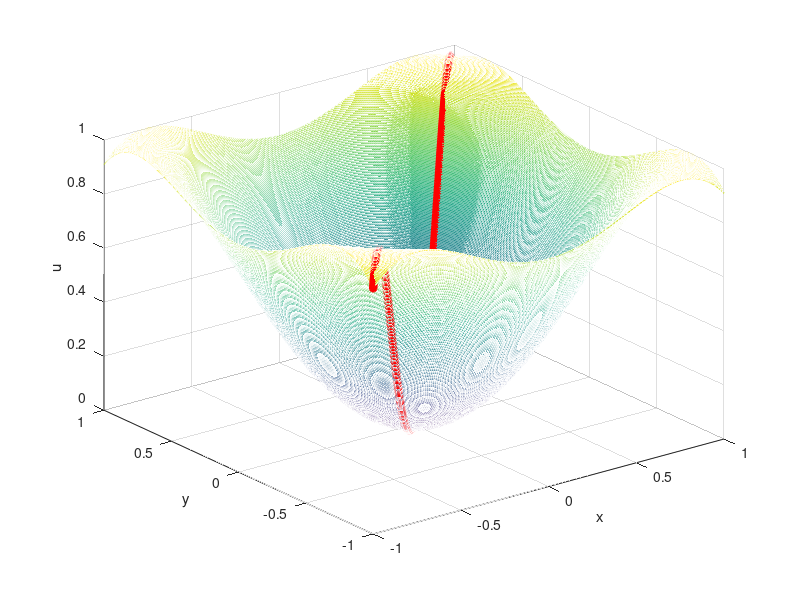
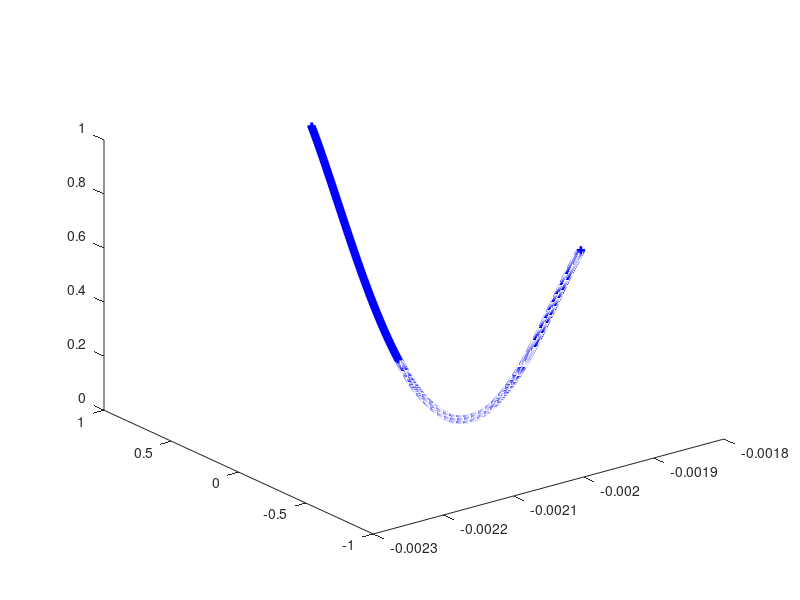
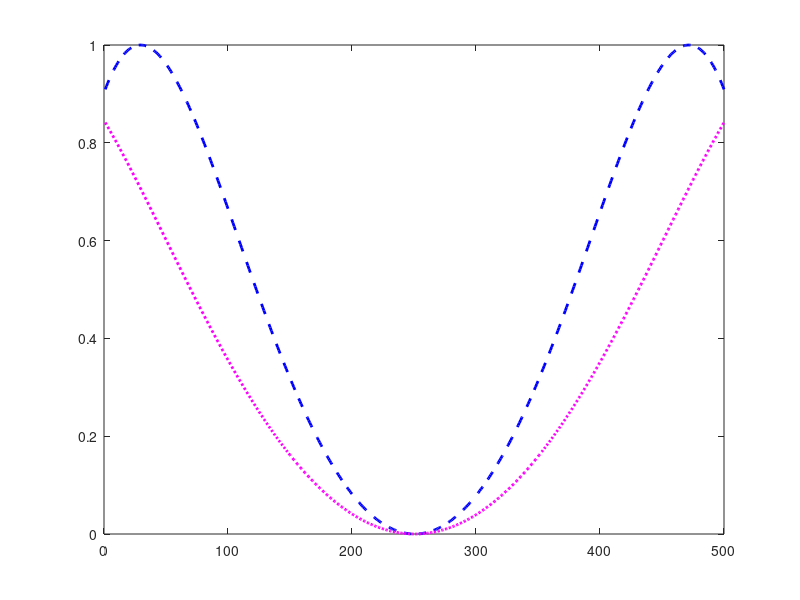

MATLAB code to generate these figures, in order:

 
% generate the data in domain [-1,1] 
N_points = 500;
X = linspace(-1,1,500);
Y = linspace(-1,1,500);
[meshX,meshY] = meshgrid(X,Y);
 
% construct the mesh solution by meshgrid of XY
meshU = sin(meshX.^2+meshY.^2);
 
% plot the mesh solution
figure('name','meshU')
mesh(meshX, meshY, meshU);
hold on
xlabel('x')
ylabel('y')
zlabel('u')
 
% extracting the diagonal parts from [-1,-1] to [1,1]
size2cutslice = size(meshU,1);
utrue_cut = zeros(size2cutslice, 1);
cutX_coord = zeros(size2cutslice, 1);
cutY_coord = zeros(size2cutslice, 1);
row = 30;
for i=1:size2cutslice
    meshu_cut(i,1) = meshU(i,i);
    cutX_coord(i,1) = meshX(i,i);
    cutY_coord(i,1) = meshY(i,i);
end
plot3(cutX_coord, cutY_coord, meshu_cut, 'r*', 'linewidth', 2)
hold on

figure;plot(cutX_coord,meshu_cut)
 
% extracting the cut line for a given xcoord
size2cutslice2 = size(meshU,1);
utrue_cut1 = zeros(size2cutslice2, 1);
cutX_coord1 = zeros(size2cutslice2, 1);
cutY_coord1 = zeros(size2cutslice2, 1);
row = 250;
for i=1:size2cutslice
    meshu_cut1(i,1) = meshU(i,row);
    cutX_coord1(i,1) = meshX(i,row);
    cutY_coord1(i,1) = meshY(i,row);
end
 
plot3(cutX_coord1, cutY_coord1, meshu_cut1, 'b+', 'linewidth', 2)
hold on
figure('name','cutline')
plot(meshu_cut, 'b--', 'linewidth', 2)
hold on
plot(meshu_cut1, 'm:', 'linewidth', 2)
hold on
 

% 对于沿固定的y轴方向，类似上述操作。
% 对于截取平行于xoy平面的曲线使用 matlab自带命令 contour 就好